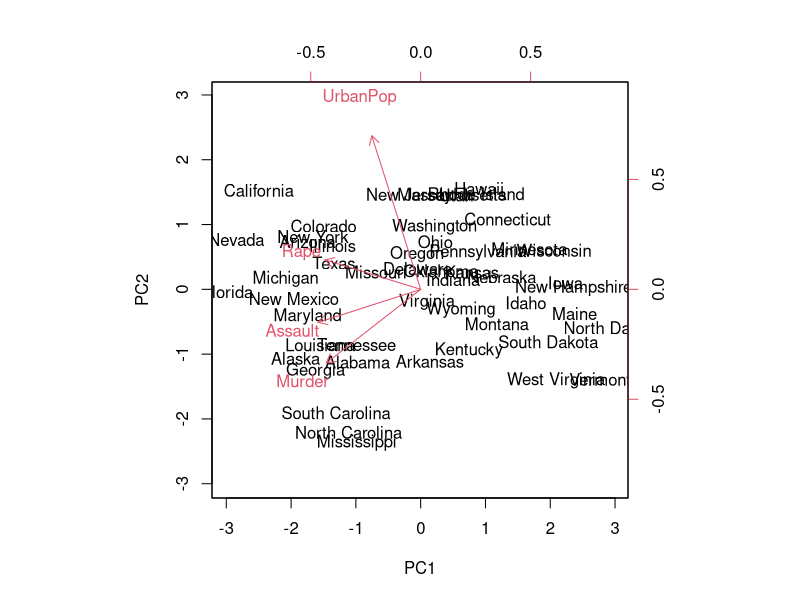
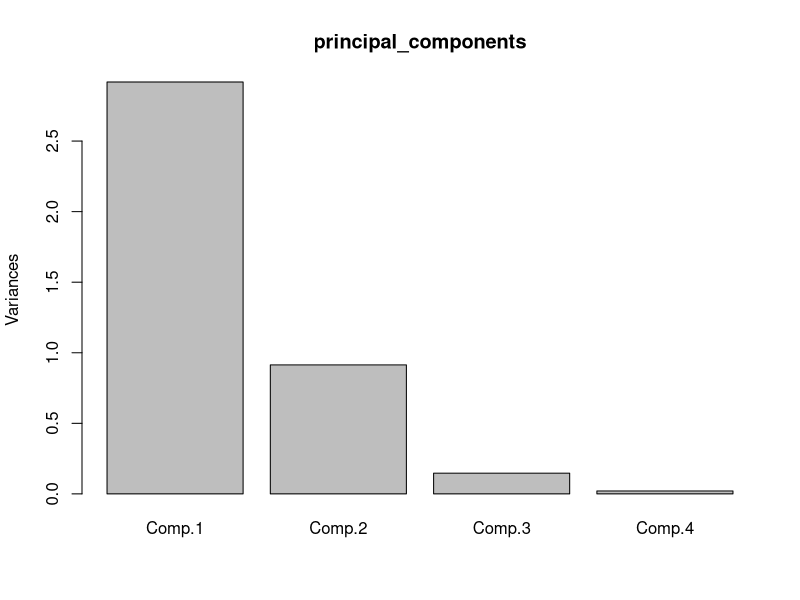
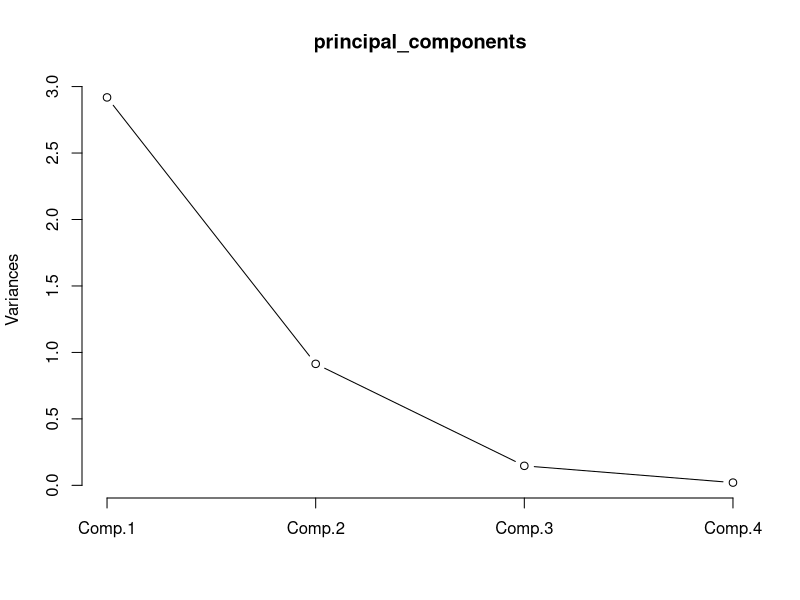
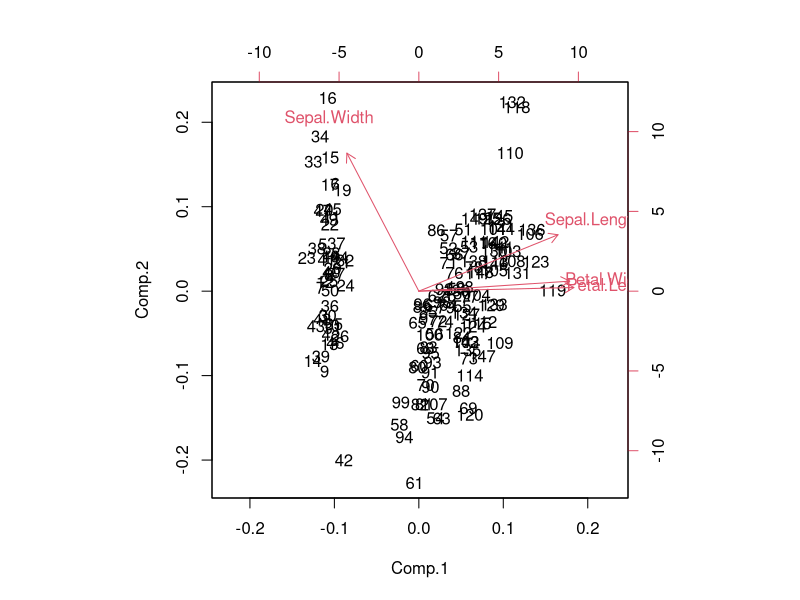
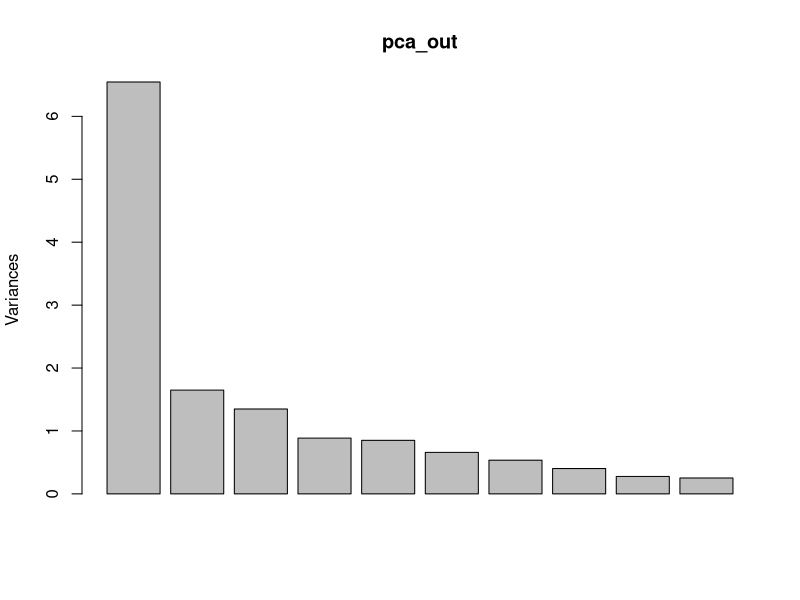
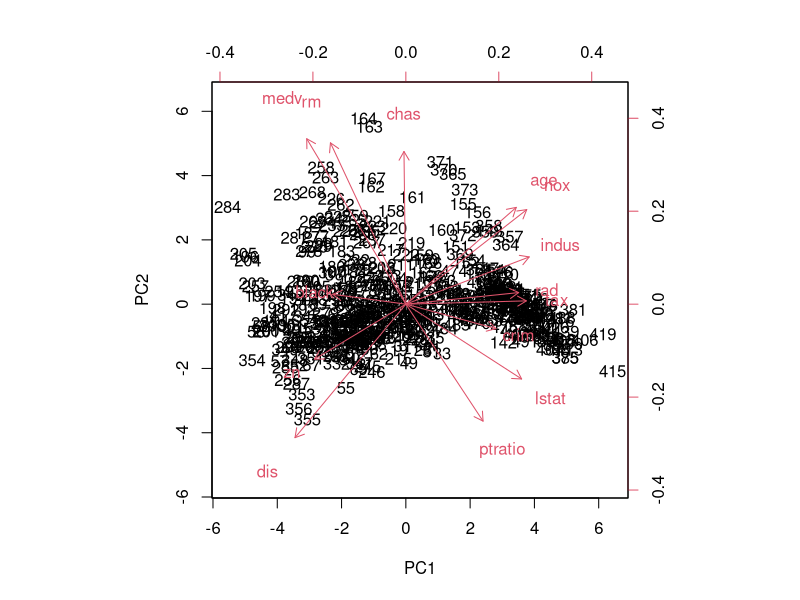

Source code (R) for these figures, in order:
data("USArrests")

states=row.names(USArrests)
states

apply(USArrests , 2, mean)
apply(USArrests , 2, var)

pr.out=prcomp(USArrests, scale=TRUE)
names(pr.out)

pr.out$center
pr.out$scale

pr.out$rotation

dim(pr.out$x)

biplot(pr.out, scale=0)

pr.out$sdev

# PCA with iris dataset
data("iris")
head(iris)

irisdata1 <- iris[,1:4]
irisdata1

head(irisdata1)

principal_components <- princomp(irisdata1, cor = TRUE, score = TRUE)
summary(principal_components)

plot(principal_components)

plot(principal_components, type = "l")

biplot(principal_components)

install.packages('MASS')
data(Boston, package="MASS")

pca_out <- prcomp(Boston,scale. = T)

pca_out
plot(pca_out)

help(biplot)
biplot(pca_out, scale = 0)
boston_pc <- pca_out$x
boston_pc

head(boston_pc)
summary(boston_pc)